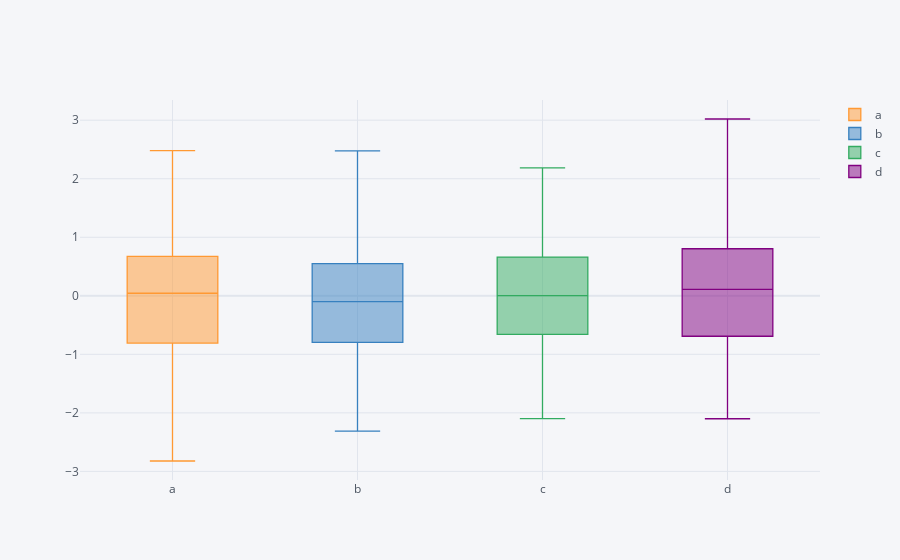

Here is the notebook cell this chart was saved with:
### Code cell
dataframe.iplot(kind='box')
